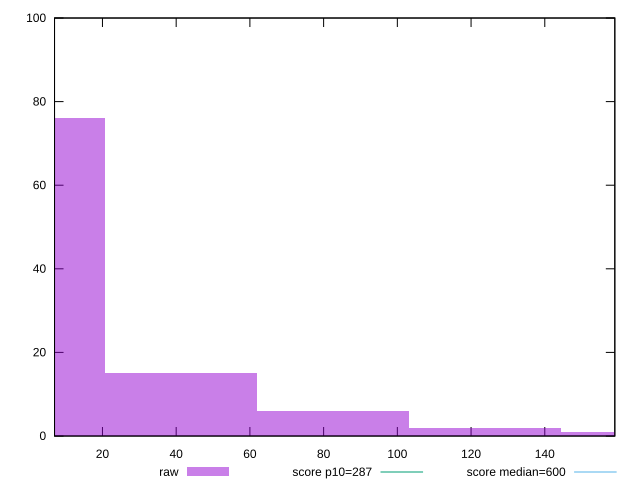

Write gnuplot code to recreate this figure.
reset

$raw <<EOF
82.58626289350923 6
165.17252578701846 1
41.293131446754614 15
0 76
123.87939434026384 2
EOF

set key outside below
set boxwidth 41.293131446754614
set xrange [7:159]
set yrange [0:100]
set trange [0:100]
set style fill transparent solid 0.5 noborder

set parametric
set terminal svg size 640, 490 enhanced background rgb 'white'
set output "report_00019_2021-02-10T18-14-37.922Z//total-blocking-time/samples/pages+cached+noadtech/raw/histogram.svg"

plot $raw title "raw" with boxes, \
     287,t title "score p10=287", \
     600,t title "score median=600"

reset
